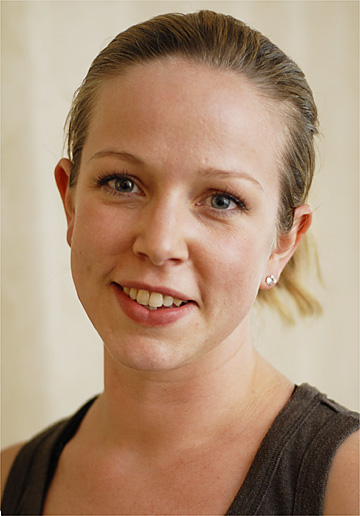
#> input picture img/06Apr03Face.jpg, 360 x 516 px
$ python skin_detection35313047.py
#> lines starting #> are read from the running program, lines starting #| are printed output that depends on the picture
# -*- coding: utf-8 -*-
"""
Created on Sat Aug 7 19:50:27 2016

@author: tmiura
"""

#%%
# settings
#
path_img = "./img/"
path_lbl = "./lbl/"
# list of (color image, label image)
# training dataset
img_lbl_filenames_train  = [
                           ("06Apr03Face.jpg", "06Apr03Face.png"),
                           ("chenhao0017me9.jpg", "chenhao0017me9.png"),
                           ("our-familly.jpg", "our-familly.png"),
                           ("family_bible_study.jpg", "family_bible_study.png"),
                           ("royal_family_fs_108e_2.jpg", "royal_family_fs_108e_2.png"),
                           ("Kishani_-__n_-_5.jpeg", "Kishani_-__n_-_5.png"),
                           ("Srilankan-Actress-Yamuna-Erandathi-001.jpg","Srilankan-Actress-Yamuna-Erandathi-001.png"),
                           ("normalc67bdab.jpg","normalc67bdab.png"),
                           ("toddler_mollie_aug07_400.jpg","toddler_mollie_aug07_400.png"),
                           ("Salma-Hayek-face-wi-new-lg.jpg","Salma-Hayek-face-wi-new-lg.png"),
                           ("Matthew_narrowweb__300x381,0.jpg","Matthew_narrowweb__300x381,0.png"),
                           ("infohiding.jpg","infohiding.png"),
                           ("w_sexy.jpg","w_sexy.png"),
                           ("m_unsexy_gr.jpg","m_unsexy_gr.png"),
                           ("josh-hartnett-Poster-thumb.jpg","josh-hartnett-Poster-thumb.png"),
                           ("Family_Bryce.jpg","Family_Bryce.png"),
                           ("buck_family.jpg","buck_family.png"),
                           ("920480_f520.jpg","920480_f520.png"),
                           ("friends.jpg","friends.png"),
                           ("familySri.jpg","familySri.png"),
                           ("Family-Cell-C.jpg","Family-Cell-C.png"),
                           ("family-photo-2005-10.jpg","family-photo-2005-10.png"),
                           ("MyIndianFamily-2007-1.jpg","MyIndianFamily-2007-1.png"),
                           ("0520962400.jpg","0520962400.png"),
                           ("abbasprize.jpg","abbasprize.png"),
                           ("tang-wei-1.jpg","tang-wei-1.png"),
                           ]
# test dataset  !!do not change this test dataset!!
img_lbl_filenames_test = [
                           ("m(01-32)_gr.jpg", "m(01-32)_gr.png"),
                           ("toddler_mollie_aug07_400.jpg", "toddler_mollie_aug07_400.png"),
                           ("family4.jpg", "family4.png"),
                           ("obama.jpg", "obama.png"),
                           ]


#%%
# function definitions to read/write image pixels and pixel labels
#
import numpy as np
from time import time
from PIL import Image

def read_image_as_3d_points(f):
#> called with f = './img/06Apr03Face.jpg'
    img = Image.open(f)
#> img is the input picture: PIL image 360x516 RGB; mean R, G, B 172.9, 143.6, 118.5
    img = np.asarray(img)
    height, width, colors = img.shape
#> height = 516; width = 360; colors = 3
    assert colors == 3
    features = np.reshape(img, (width * height, colors))
    return features

def read_image_as_labels(f):
#> called with f = './lbl/06Apr03Face.png'
    lbl = Image.open(f).convert("L")
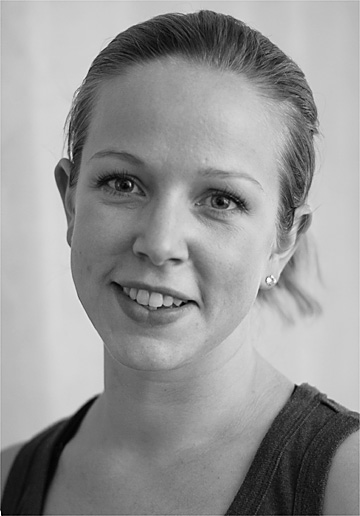
#> lbl: PIL image 360x516 L; min 0, max 255, mean 149.5
    width, height = lbl.size
#> width = 360; height = 516
    labels = np.asarray(lbl).ravel()/255
    return labels

def fetch_data(image_label_filenames):
    features = np.empty((0,3), int)
    labels = np.empty((0), int)
    for f in image_label_filenames:
        f_img, f_lbl = f
        f_img = path_img + f_img
        f_lbl = path_lbl + f_lbl
        features = np.append(features, read_image_as_3d_points(f_img), axis = 0)
        labels = np.append(labels, read_image_as_labels(f_lbl), axis = 0)
#> pass 2 of the loop in fetch_data, `for f in image_label_filenames:`:
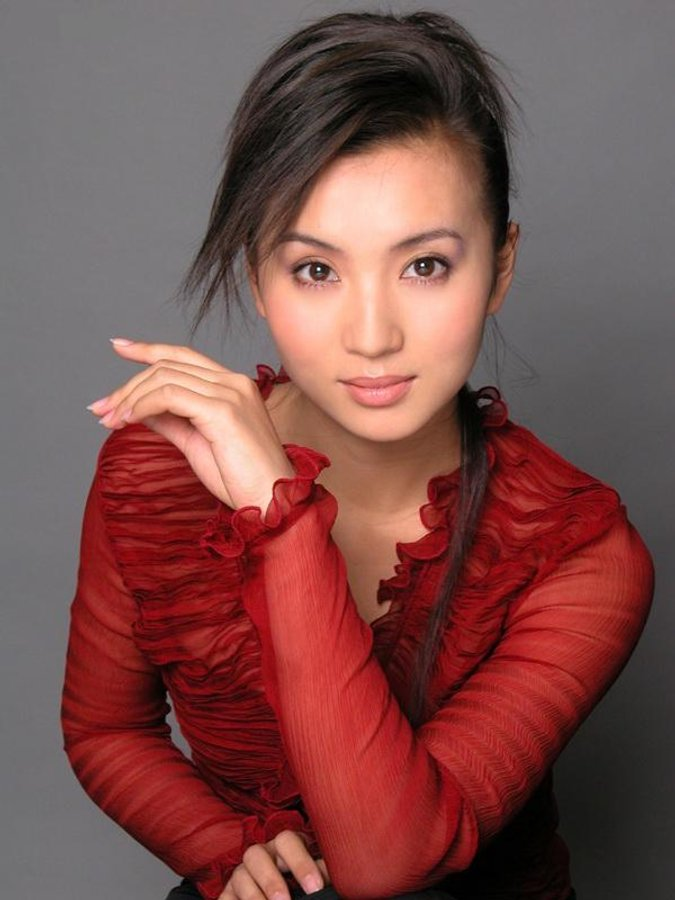
#> input picture img/chenhao0017me9.jpg, 675 x 900 px
#> in read_image_as_3d_points, img is the input picture: PIL image 675x900 RGB; mean R, G, B 123.9, 78.6, 75.6
#> in read_image_as_labels (call 2), `lbl = Image.open(f).convert("L")`:
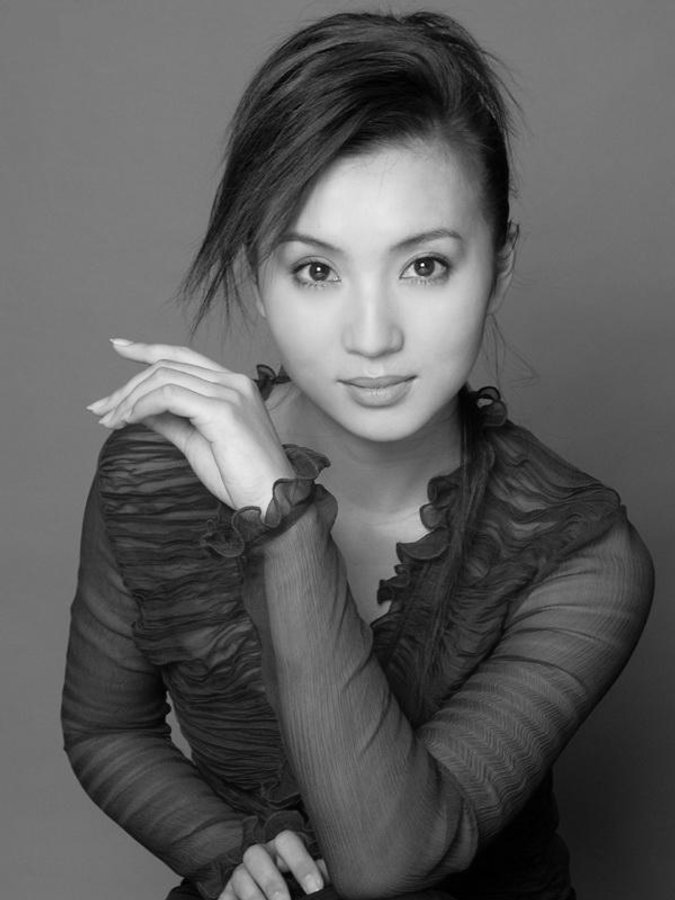
#> lbl: PIL image 675x900 L; min 0, max 254, mean 91.8
#> pass 3 of the loop in fetch_data, `for f in image_label_filenames:`:
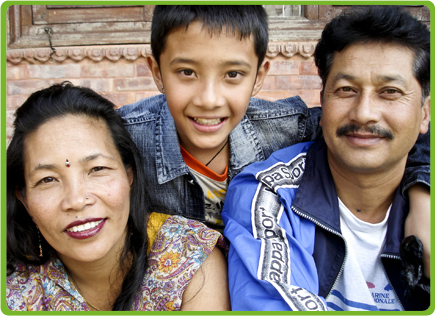
#> input picture img/our-familly.jpg, 435 x 316 px
#> in read_image_as_3d_points, img is the input picture: PIL image 435x316 RGB; mean R, G, B 131, 121.1, 112.1
#> in read_image_as_labels (call 3), `lbl = Image.open(f).convert("L")`:
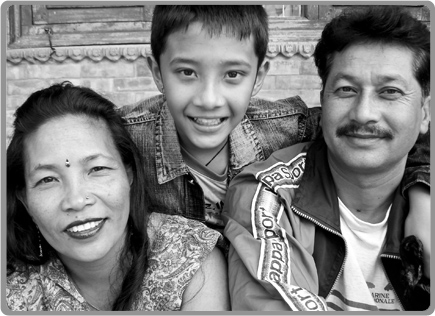
#> lbl: PIL image 435x316 L; min 0, max 255, mean 123
#> the loop made 7 passes; the first 3 are shown
    return features, labels

def save_labels_as_image(label_pred, f):
    img = Image.open(f)
    width, height = img.size
    lbl = np.reshape(label_pred, (height, width)).astype(np.uint8)
    lbl = Image.fromarray(lbl*255)
    import os
    basename = os.path.splitext(os.path.basename(f))[0]
    lbl.save(path_lbl + basename + "_pred_label.png")
    Image.composite(img, Image.new(img.mode, img.size), lbl).save(path_img + basename + "_pred_skin.png")


#%%
# define a classifier
#
from sklearn.ensemble import RandomForestClassifier
clf = RandomForestClassifier(n_estimators=350)


#%%
# load training data
#
print("Loading training images and labels ..")
t0 = time()
#> (the run stopped early here; a loop or call above may not have finished)
